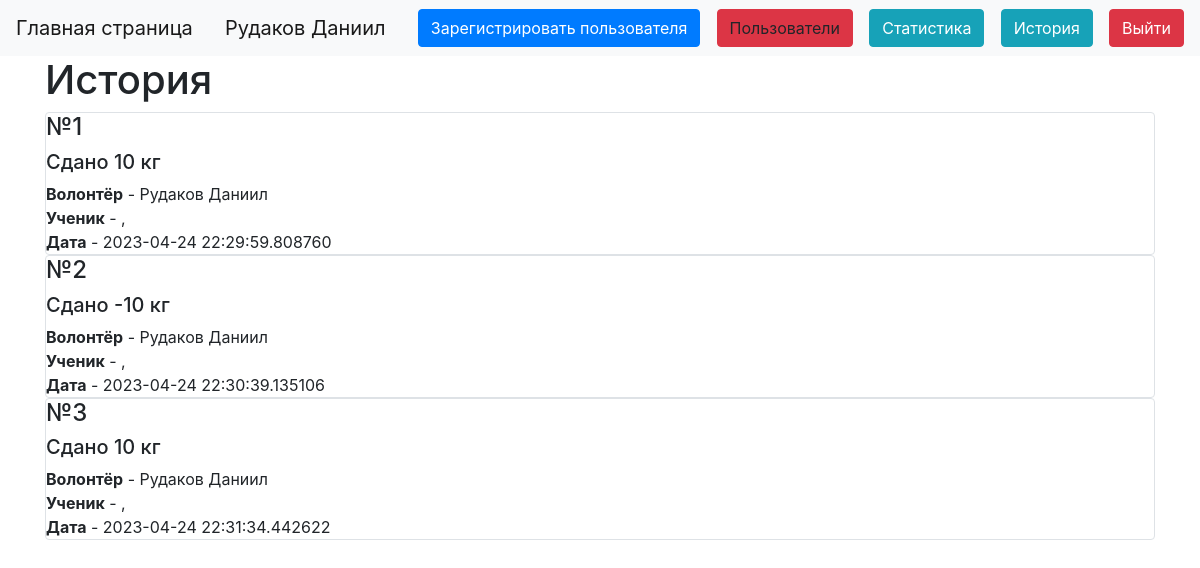
Page /history (signed in) on the earlier database version.
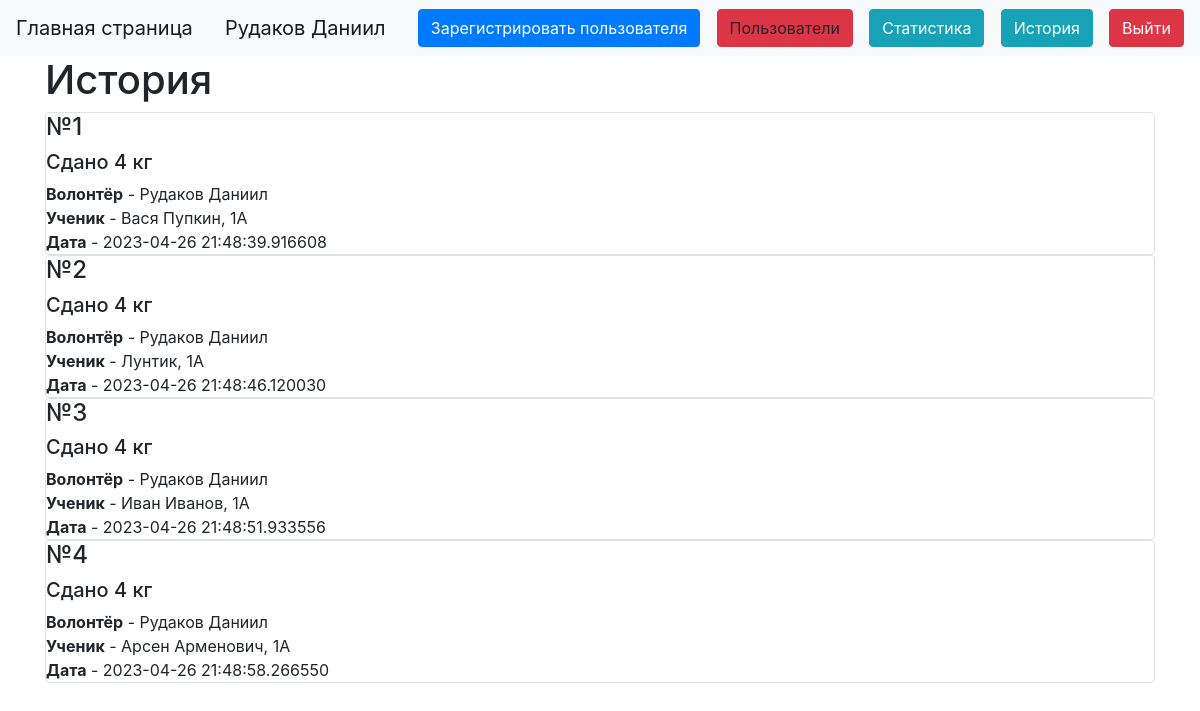
Same page on the later database version.
### data/users.py (models this page shows, shortened)
class User(SqlAlchemyBase, UserMixin):
    __tablename__ = 'users'
    id = sqlalchemy.Column(sqlalchemy.Integer,
                           primary_key=True, autoincrement=True)
    name = sqlalchemy.Column(sqlalchemy.String, nullable=True)
    about = sqlalchemy.Column(sqlalchemy.String, nullable=True)
    email = sqlalchemy.Column(sqlalchemy.String,
                              index=True, unique=True, nullable=True)
    hashed_password = sqlalchemy.Column(sqlalchemy.String, nullable=True)
    is_admin = sqlalchemy.Column(sqlalchemy.Boolean)
    got = sqlalchemy.Column(sqlalchemy.Integer)
    got_pupils = sqlalchemy.Column(sqlalchemy.Integer)
    kilograms = orm.relationship("Kilograms", back_populates='user')

### data/kilograms.py (models this page shows)
class Kilograms(SqlAlchemyBase):
    __tablename__ = 'kilograms'
    id = sqlalchemy.Column(sqlalchemy.Integer,
                           primary_key=True, autoincrement=True)
    value = sqlalchemy.Column(sqlalchemy.Integer)
    created_date = sqlalchemy.Column(sqlalchemy.DateTime,
                                     default=datetime.datetime.now)
    user_id = sqlalchemy.Column(sqlalchemy.Integer,
                                sqlalchemy.ForeignKey("users.id"))
    pupil_id = sqlalchemy.Column(sqlalchemy.Integer, sqlalchemy.ForeignKey("Pupils.id"))
    user = orm.relationship('User')
    pupil = orm.relationship("Pupils")

### data/Pupils.py (models this page shows)
class Pupils(SqlAlchemyBase):
    __tablename__ = 'Pupils'
    id = sqlalchemy.Column(sqlalchemy.Integer, autoincrement=True, primary_key=True)
    name = sqlalchemy.Column(sqlalchemy.String)
    value = sqlalchemy.Column(sqlalchemy.Integer, default=0)
    grade = sqlalchemy.Column(sqlalchemy.String)
    kilo = orm.relationship("Kilograms", back_populates="pupil")

### server.py (the view)
@app.route("/history")
def history():
    db_sess = db_session.create_session()
    kilo = db_sess.query(Kilograms)
    return render_template("history.html", kilo=kilo)

### data/db_session.py (called while the page is built)
def create_session() -> Session:
    global __factory
    return __factory()

### server.py (called while the page is built)
@login_manager.user_loader
def load_user(user_id):
    db_sess = db_session.create_session()
    return db_sess.query(User).get(user_id)

### templates/history.html
{% extends "base.html" %}
{% block content %}
{% if current_user.is_authenticated %}
<h1 xmlns="http://www.w3.org/1999/html">История</h1>
{% for item in kilo%}
<div class="col-md6 border rounded">
    <h4>№{{item.id}}</h4>
    <h5>
        Сдано {{item.value}} кг
    </h5>
    <div>
        <b>Волонтёр</b> - {{item.user.name}}</br>
        <b>Ученик</b> - {{item.pupil.name}}, {{item.pupil.grade}}</br>
        <b>Дата</b> - {{item.created_date}}
    </div>
</div>
{% endfor %}
{% endif %}
{% endblock %}

### templates/base.html (shortened to what this page needs)
<!doctype html>
<html lang="en">
<head>
    <link rel="stylesheet"
          href="https://stackpath.bootstrapcdn.com/bootstrap/4.4.1/css/bootstrap.min.css"
>
</head>
<body>
<header>
    <nav class="navbar navbar-light bg-light">
        <a class="navbar-brand" href="/">Главная страница</a>
        {% if current_user.is_authenticated %}
        <a class="navbar-brand" href="">{{ current_user.name }}</a>
        {% if current_user.is_admin %}
        <a class="btn btn-primary " href="/register">Зарегистрировать пользователя</a>
        <a class="btn btn-danger">Пользователи</a>
        <a class="btn btn-info" href="/stats">Статистика</a>
        {% endif %}
        <a class="btn btn-info" href="/history">История</a>
        <a class="btn btn-danger" href="/logout">Выйти</a>
        {% else %}
        <p>
            <a class="btn btn-success" href="/login">Войти</a>
        </p>
        {% endif %}
    </nav>
</header>
<main role="main" class="container">
    {% block content %}{% endblock %}
</main>
</body>
</html>

Differences in the rows shown:
changed Kilograms id 1: value "10" → "4"; pupil.name (not shown) → "Вася Пупкин"; pupil.grade (not shown) → "1А"; created_date "2023-04-24 22:29:59.808760" → "2023-04-26 21:48:39.916608"
changed Kilograms id 2: value "-10" → "4"; pupil.name (not shown) → "Лунтик"; pupil.grade (not shown) → "1А"; created_date "2023-04-24 22:30:39.135106" → "2023-04-26 21:48:46.120030"
changed Kilograms id 3: value "10" → "4"; pupil.name (not shown) → "Иван Иванов"; pupil.grade (not shown) → "1А"; created_date "2023-04-24 22:31:34.442622" → "2023-04-26 21:48:51.933556"
added Kilograms: id "4", value "4", user.name "Рудаков Даниил", pupil.name "Арсен Арменович", pupil.grade "1А", created_date "2023-04-26 21:48:58.266550"
